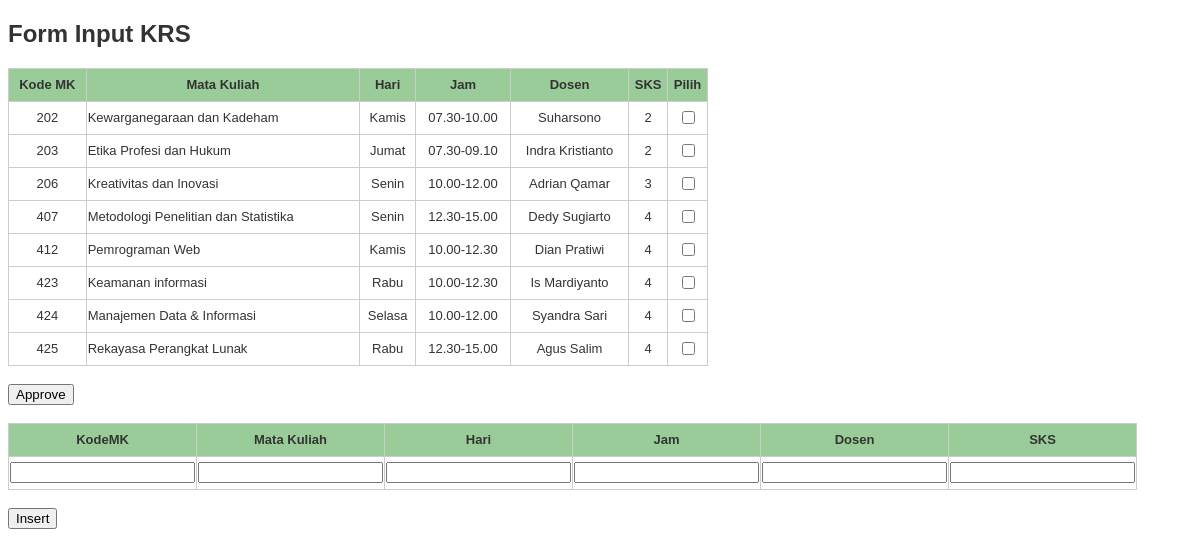
The page /inputkrs.php on the database its author committed.
### tables this page shows
CREATE TABLE `krs` (
  `kode_mk` int(11) NOT NULL,
  `nama_mk` varchar(110) NOT NULL,
  `hari` varchar(100) NOT NULL,
  `jam` varchar(110) NOT NULL,
  `dosen` varchar(100) NOT NULL,
  `sks` varchar(110) NOT NULL
);

### inputkrs.php (the view, shortened to what this page needs)
<?php
include 'db.php';
?>
<!DOCTYPE html>
<html>
<head>
	<link rel="stylesheet" type="text/css" href="style.css">
</head>
<body>
	<h2>Form Input KRS</h2>
	<form method="POST" action="outputkrs.php">
		<table border="1">
			<tr>
				<th>Kode MK</th>
				<th>Mata Kuliah</th>
				<th>Hari</th>
				<th>Jam</th>
				<th>Dosen</th>
				<th>SKS</th>
				<th>Pilih</th>
			</tr>
			<?php
			$sql = mysqli_query($con, "SELECT * FROM krs");
			while ($hasil = mysqli_fetch_array($sql)){
				?>
				<tr>
					<td><?=$hasil['kode_mk']?></td>
					<td style="text-align: left;"><?=$hasil['nama_mk']?></td>
					<td><?= $hasil['hari']?></td>
					<td><?= $hasil['jam']?></td>
					<td><?= $hasil['dosen']?></td>
					<td><?= $hasil['sks']?></td>
					<td>
						<input type="checkbox" name="mk[]" value="<?= $hasil['kode_mk']?>">
					</td>
				</tr>
				<?php
			}
			?>
		</table>
		<br>
		<button type="submit" id="submit" name="submit">Approve</button>
	</form>
	<br>
	<form method="POST" action="insert.php">
   	<table border="1">
		<tr>
			<th>KodeMK</th>
			<th>Mata Kuliah</th>
			<th>Hari</th>
			<th>Jam</th>
			<th>Dosen</th>
			<th>SKS</th>
		</tr>
		<tr>
	  		<td><input type="text" name="kodeMK"></td>
			<td><input type="text" name="matkul"></td>
			<td><input type="text" name="hari"></td>
			<td><input type="text" name="jam"></td>
			<td><input type="text" name="dosen"></td>
			<td><input type="text" name="sks"></td>
        </tr>
   </table>
   <br>
   <button type="submit" id="submit" name="submit">Insert</button>
</form>
</body>
</html>

### style.css (style rules this page uses)
table { color: #333; font-family: Verdana, sans-serif; font-size: small; width: 700px; border-collapse: collapse; border-spacing: 0; }
td,th { border: 1px solid #ccc; height: 30px; }
th { background: #99cc99; font-weight: bold; }
td { background: white; text-align: center; }
p,a,h2 { color: #333; font-family: Verdana, sans-serif; }

### rows shown on the page
krs: kode_mk "202", nama_mk "Kewarganegaraan dan Kadeham", hari "Kamis", jam "07.30-10.00", dosen "Suharsono", sks "2"
krs: kode_mk "203", nama_mk "Etika Profesi dan Hukum", hari "Jumat", jam "07.30-09.10", dosen "Indra Kristianto", sks "2"
krs: kode_mk "206", nama_mk "Kreativitas dan Inovasi", hari "Senin", jam "10.00-12.00", dosen "Adrian Qamar", sks "3"
krs: kode_mk "407", nama_mk "Metodologi Penelitian dan Statistika", hari "Senin", jam "12.30-15.00", dosen "Dedy Sugiarto", sks "4"
krs: kode_mk "412", nama_mk "Pemrograman Web", hari "Kamis", jam "10.00-12.30", dosen "Dian Pratiwi", sks "4"
krs: kode_mk "423", nama_mk "Keamanan informasi", hari "Rabu", jam "10.00-12.30", dosen "Is Mardiyanto", sks "4"
krs: kode_mk "424", nama_mk "Manajemen Data & Informasi", hari "Selasa", jam "10.00-12.00", dosen "Syandra Sari", sks "4"
krs: kode_mk "425", nama_mk "Rekayasa Perangkat Lunak", hari "Rabu", jam "12.30-15.00", dosen "Agus Salim", sks "4"
